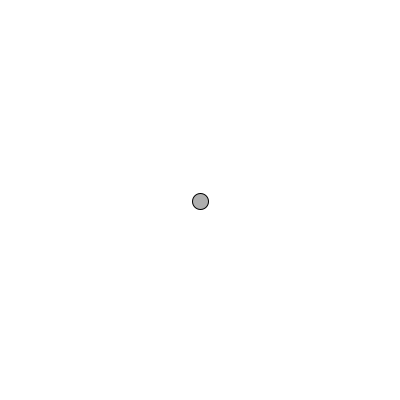
Frame 1 (no input)
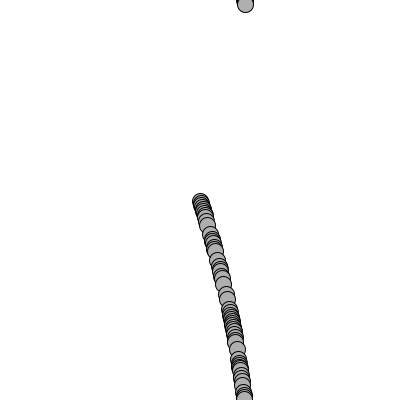
Frame 60 (the mouse pressed at the canvas centre just before this capture)
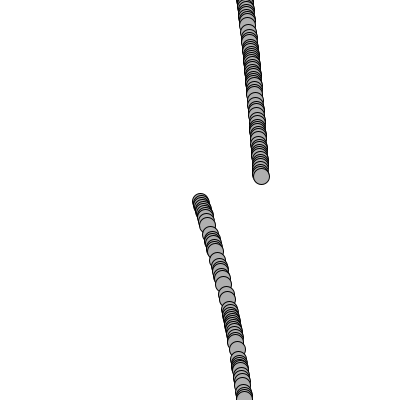
Frame 120 (the mouse held since frame 60 and released just before this capture)

The Processing sketch that drew these frames (run headless with seeded random() and noise(); from frame 60 on, the mouse is pressed at the canvas centre):

// Processing sketch: noc01_04_accel_mover
// ── noc01_04_accel_mover.pde
Mover mover;

void setup() {
  size(400,400);
  smooth();
  background(255);
  mover = new Mover();
}

void draw() {
  
  if (keyPressed == true) {
    mover.increase();
  } else {
    mover.decrease();
  }
  
  mover.update();
  mover.checkEdges();
  mover.display();  
}
// ── Mover.pde
class Mover 
{
  PVector location;
  PVector velocity;
  PVector acceleration;
  
  float tx;
  float ty;
  
  Mover() {
    location = new PVector(width/2,height/2);
    velocity = new PVector(0,0);
    acceleration = new PVector(-0.001, 0.01);
    tx = 0.1;
    ty = 10000;
  }
  
  void update(){
    tx += 0.001;
    ty += 0.001;
    
    // random acceleartion
    //acceleration = PVector.random2D();
    acceleration.x = map(noise(tx),0,1,-0.5,0.5)*10.0;
    acceleration.y = map(noise(ty),0,1,-0.5,0.5)*10.0;
    
    velocity.add(acceleration);
    velocity.limit(10);
    location.add(velocity);    
  }
  
  void display() {
    stroke(0);
    fill(175);
    ellipse(location.x, location.y, 16,16);
  }
  
  void checkEdges() {
    if (location.x > width) {
      location.x = 0;
    } else if (location.x < 0) {
      location.x = width;
    }
    
    if (location.y > height) {
      location.y = 0;
    } else if (location.y < 0) {
      location.y = height;
    }    
  }  
  
  void increase() {
     velocity.mult(noise(tx)*10.0);
     //acceleration.mult(10.0);
     //acceleration.mult(random(10));
  }
  
  void decrease() {
    //acceleration.mult(1.0/random(10));
    velocity.mult(1.0/random(10));
  }
    
}
